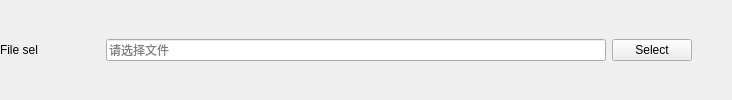
              <widget class="QFrame" name="file_group_03">
               <layout class="QHBoxLayout" name="horizontalLayout_18">
                <property name="leftMargin">
                 <number>0</number>
                </property>
                <property name="topMargin">
                 <number>0</number>
                </property>
                <property name="rightMargin">
                 <number>0</number>
                </property>
                <property name="bottomMargin">
                 <number>0</number>
                </property>
                <item>
                 <layout class="QHBoxLayout" name="horizontalLayout_14">
                  <item>
                   <widget class="QLabel" name="file_sel_Label_03">
                    <property name="minimumSize">
                     <size>
                      <width>100</width>
                      <height>0</height>
                     </size>
                    </property>
                    <property name="maximumSize">
                     <size>
                      <width>100</width>
                      <height>16777215</height>
                     </size>
                    </property>
                    <property name="font">
                     <font>
                      <family>Microsoft YaHei UI</family>
                      <pointsize>9</pointsize>
                      <bold>false</bold>
                     </font>
                    </property>
                    <property name="frameShape">
                     <enum>QFrame::NoFrame</enum>
                    </property>
                    <property name="frameShadow">
                     <enum>QFrame::Raised</enum>
                    </property>
                    <property name="text">
                     <string>File sel</string>
                    </property>
                   </widget>
                  </item>
                  <item>
                   <widget class="QLineEdit" name="file_sel_LineEdit_03">
                    <property name="enabled">
                     <bool>true</bool>
                    </property>
                    <property name="sizePolicy">
                     <sizepolicy hsizetype="Preferred" vsizetype="Fixed">
                      <horstretch>0</horstretch>
                      <verstretch>0</verstretch>
                     </sizepolicy>
                    </property>
                    <property name="minimumSize">
                     <size>
                      <width>500</width>
                      <height>0</height>
                     </size>
                    </property>
                    <property name="focusPolicy">
                     <enum>Qt::StrongFocus</enum>
                    </property>
                    <property name="readOnly">
                     <bool>false</bool>
                    </property>
                    <property name="placeholderText">
                     <string>请选择文件</string>
                    </property>
                   </widget>
                  </item>
                 </layout>
                </item>
                <item>
                 <widget class="QPushButton" name="file_sel_Button_03">
                  <property name="sizePolicy">
                   <sizepolicy hsizetype="Maximum" vsizetype="Fixed">
                    <horstretch>0</horstretch>
                    <verstretch>0</verstretch>
                   </sizepolicy>
                  </property>
                  <property name="text">
                   <string>Select</string>
                  </property>
                 </widget>
                </item>
                <item>
                 <spacer name="horizontalSpacer_16">
                  <property name="orientation">
                   <enum>Qt::Horizontal</enum>
                  </property>
                  <property name="sizeHint" stdset="0">
                   <size>
                    <width>40</width>
                    <height>20</height>
                   </size>
                  </property>
                 </spacer>
                </item>
               </layout>
              </widget>
